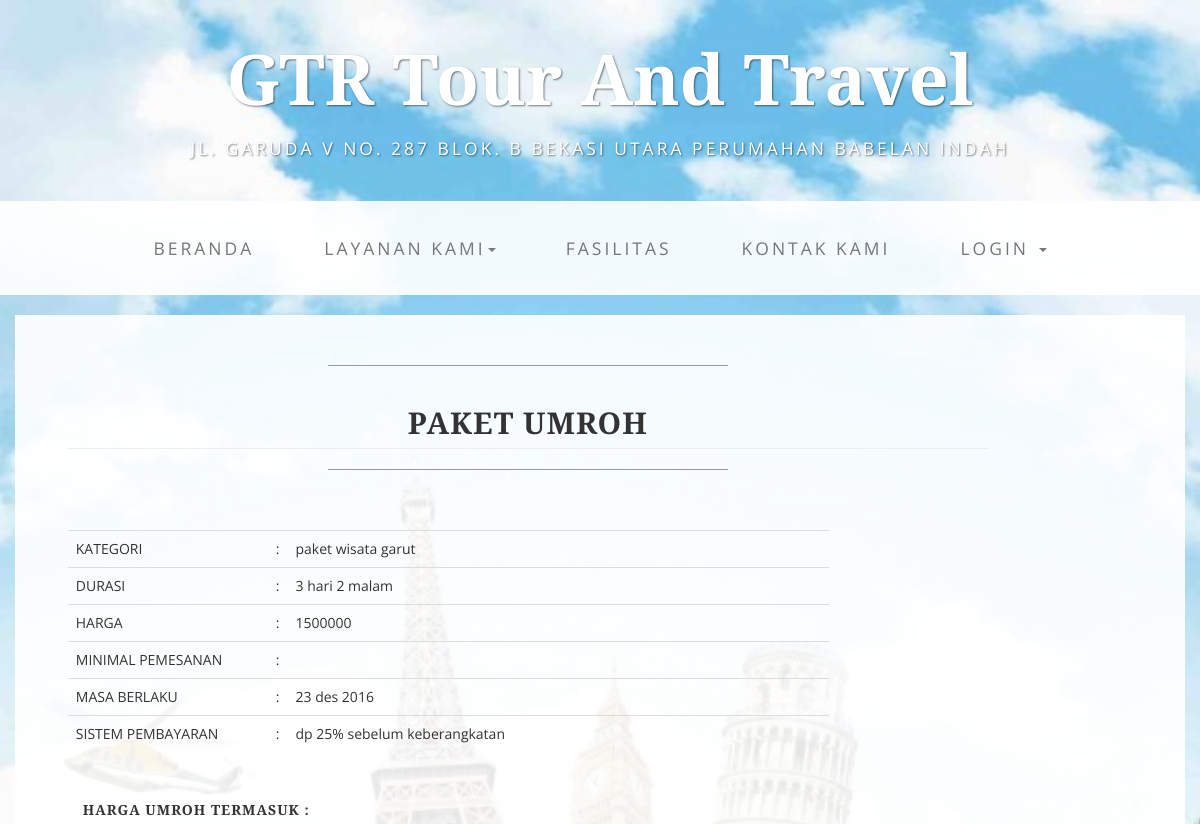
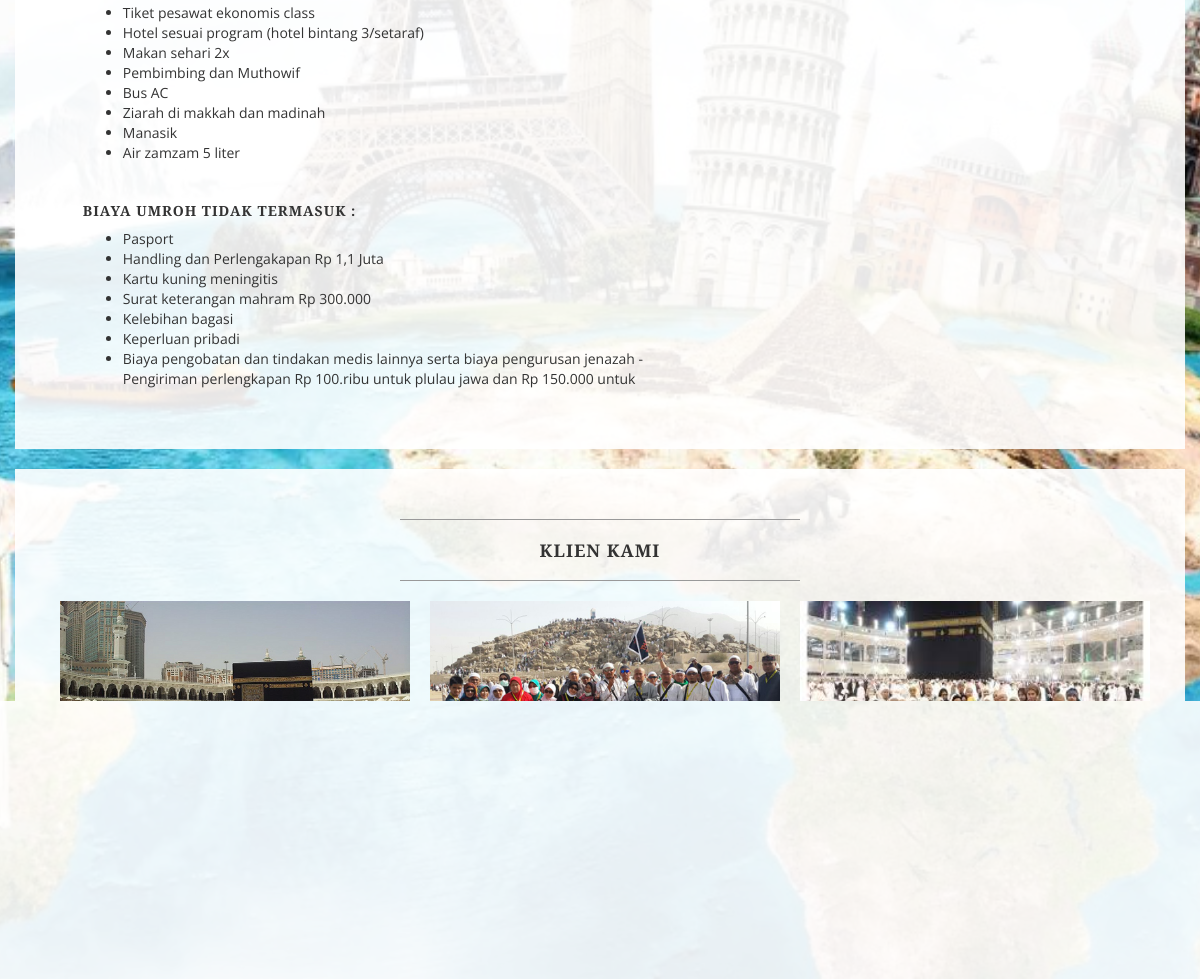
/?pg=paketu, run on the app's committed database (2 pictures, top to bottom).
### tables this page shows
CREATE TABLE `paket` (
  `no` int(11) NOT NULL,
  `kategori` varchar(50) NOT NULL,
  `durasi` varchar(25) NOT NULL,
  `harga` int(10) NOT NULL,
  `masa_berlaku` varchar(20) NOT NULL,
  `sistem_pembayaran` varchar(100) NOT NULL,
  `rincian` text NOT NULL,
  `gambar` varchar(40) NOT NULL
);

### paketumroh.php (the view)
<?php
include 'koneksi.php';
	$query = "SELECT * FROM paket WHERE kategori='paket wisata garut'";
	$sql = mysqli_query($connect,$query);
	$data = mysqli_fetch_array($sql,MYSQLI_BOTH);
?>
<div class="row">
	<div class="box">
                <div class="col-lg-10"  style="margin-left:2%;">
				<hr>
                <h2 class="page-header"><center>PAKET UMROH</center> </h2>
				<hr>
				<div class="row">
	<div class="col-md-10">
	<br><br>
		<table class="table table-hover">
			<tr>
				<td width="200px">KATEGORI</td>
				<td width="10px">:</td>
				<td> <?php echo $data['kategori'];?> </td>
			</tr>
			<tr>
				<td width="200px">DURASI</td>
				<td width="10px">:</td>
				<td> <?php echo $data['durasi'];?> </td>
			</tr>
			<tr>
				<td width="200px">HARGA</td>
				<td width="10px">:</td>
				<td> <?php echo $data['harga'];?> </td>
			</tr>
			<tr>
				<td width="200px">MINIMAL PEMESANAN</td>
				<td width="10px">:</td>
				<td> <?php echo $data['min_pemesanan'];?> </td>
			</tr>
			<tr>
				<td width="200px">MASA BERLAKU</td>
				<td width="10px">:</td>
				<td> <?php echo $data['masa_berlaku'];?> </td>
			</tr>
			<tr>
				<td width="200px">SISTEM PEMBAYARAN</td>
				<td width="10px">:</td>
				<td> <?php echo $data['sistem_pembayaran'];?> </td>
			</tr>
		</table>
	</div>
</div>
                    <div class="col-md-8">
				<br>
				<h5>Harga Umroh Termasuk :</h5>
                <ul>
					<li>Tiket pesawat ekonomis class</li>
					<li>Hotel sesuai program (hotel bintang 3/setaraf)</li>
					<li>Makan sehari 2x</li>
					<li>Pembimbing dan Muthowif</li>
					<li>Bus AC</li>
					<li>Ziarah di makkah dan madinah</li>
					<li>Manasik</li>
					<li>Air zamzam 5 liter</li>
				</ul>
				<br>
				<h5>Biaya Umroh Tidak Termasuk :</h5>
                <ul>
					<li>Pasport</li>
					<li>Handling dan Perlengakapan Rp 1,1 Juta</li>
					<li>Kartu kuning meningitis</li>
					<li>Surat keterangan mahram Rp 300.000</li>
					<li>Kelebihan bagasi</li>
					<li>Keperluan pribadi</li>
					<li>Biaya pengobatan dan tindakan medis lainnya serta biaya pengurusan jenazah - Pengiriman perlengkapan Rp 100.ribu untuk plulau jawa dan Rp 150.000 untuk </li>
				</ul>
				<br>
				</div>
                </div>
            </div>
</div>
<div class="row">
		<div class="box">
			<div class="col-lg-12">
			        <hr>
                    <h2 class="intro-text text-center"><b>KLIEN KAMI</b></h2>
                    <hr>
				<div class="col-md-4 portfolio-item">
                <a href="#">
                    <img src="img/umroh1.jpg" height="200" width="350" alt="">
                </a>
            </div>
            <div class="col-md-4 portfolio-item">
                <a href="#">
                    <img img src="img/umroh2.jpg" height="200" width="350" alt="">
                </a>
            </div>
            <div class="col-md-4 portfolio-item">
                <a href="#">
                    <img img src="img/umroh3.jpg" height="200" width="350" alt="">
                </a>
            </div>
			</div>
		</div>
</div>

### css/business-casual.css (style rules this page uses)
body { font-family: "Open Sans","Helvetica Neue",Helvetica,Arial,sans-serif; background: url("../img/background.jpg") no-repeat center center fixed; -webkit-background-size: cover; -moz-background-size: cover; background-size: cover; -o-background-size: cover; }
h1, h2, h3, h4, h5, h6 { text-transform: uppercase; font-family: "Josefin Slab","Helvetica Neue",Helvetica,Arial,sans-serif; font-weight: 700; letter-spacing: 1px; }
hr { max-width: 400px; border-color: #999999; }
.box { margin-bottom: 20px; padding: 30px 15px; background: #fff; background: rgba(255,255,255,0.9); }
.intro-text { text-transform: uppercase; font-size: 1.25em; font-weight: 400; letter-spacing: 1px; }
@media screen and (min-width:1200px) { .box:after { content: ''; display: table; clear: both; } }

### data on the page
paket: kategori "paket wisata garut", durasi "3 hari 2 malam", harga "1500000", masa_berlaku "23 des 2016", sistem_pembayaran "dp 25% sebelum keberangkatan"
